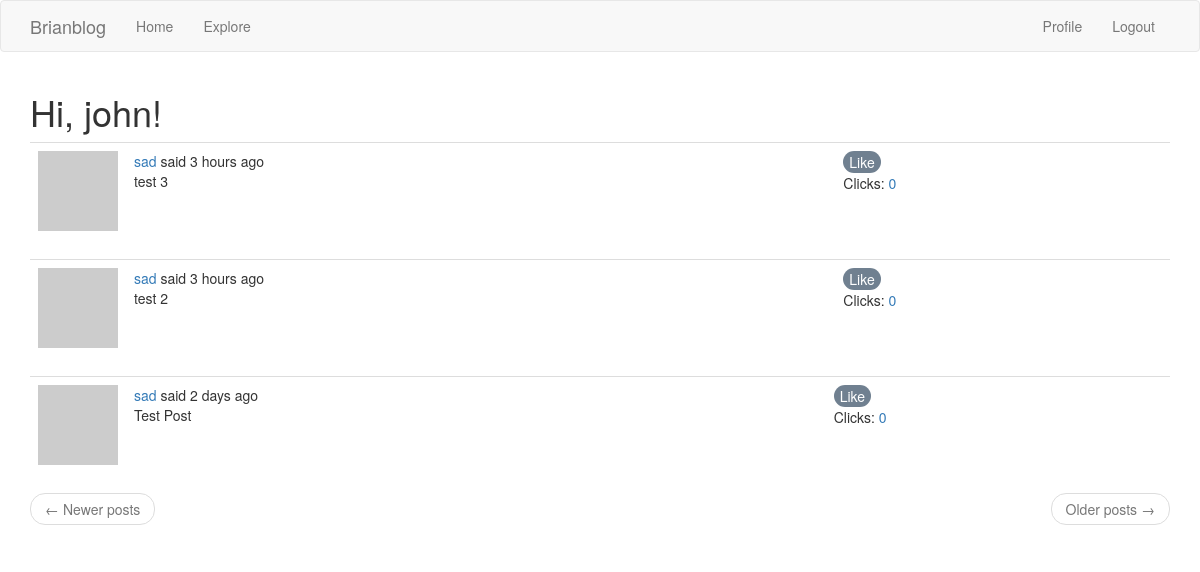
Page /explore (signed in) on the committed database.
### app/models.py (models this page shows, shortened)
class User(UserMixin, db.Model):
    id = db.Column(db.Integer, primary_key=True)
    username = db.Column(db.String(64), index=True, unique=True)
    email = db.Column(db.String(120), index=True, unique=True)
    password_hash = db.Column(db.String(128))
    posts = db.relationship('Post', backref='author', lazy='dynamic')
    about_me = db.Column(db.String(140))
    last_seen = db.Column(db.DateTime, default=datetime.utcnow)
    followed = db.relationship(
        'User', secondary=followers,
        primaryjoin=(followers.c.follower_id == id),
        secondaryjoin=(followers.c.followed_id == id),
        backref=db.backref('followers', lazy='dynamic'), lazy='dynamic')
    def avatar(self, size):
        digest = md5(self.email.lower().encode('utf-8')).hexdigest()
        return 'https://www.gravatar.com/avatar/{}?d=identicon&s={}'.format(
            digest, size)

class Post(db.Model):
    id = db.Column(db.Integer, primary_key=True)
    body = db.Column(db.String(140))
    timestamp = db.Column(db.DateTime, index=True, default=datetime.utcnow)
    user_id = db.Column(db.Integer, db.ForeignKey('user.id'))

### app/routes.py (the view)
@app.route('/explore')
@login_required
def explore():
    page = request.args.get('page', 1, type=int)
    posts = Post.query.order_by(Post.timestamp.desc()).paginate(
        page, app.config['POSTS_PER_PAGE'], False)
    next_url = url_for('explore', page=posts.next_num) \
        if posts.has_next else None
    prev_url = url_for('explore', page=posts.prev_num) \
        if posts.has_prev else None
    return render_template('index.html', title=_('Explore'),
                           posts=posts.items, next_url=next_url,
                           prev_url=prev_url)

### app/models.py (called while the page is built)
@login.user_loader
def load_user(id):
    return User.query.get(int(id))

### app/routes.py (called while the page is built)
@app.before_request
def before_request():
    if current_user.is_authenticated:
        current_user.last_seen = datetime.utcnow()
        db.session.commit()
    g.locale = str(get_locale())

### app/templates/index.html (shortened to what this page needs)
{% extends "base.html" %}
{% import 'bootstrap/wtf.html' as wtf %}
{% block app_content %}
    <h1>{{ _('Hi, %(username)s!', username=current_user.username) }}</h1>
    {% for post in posts %}
        {% include '_post.html' %}
    {% endfor %}
    <nav aria-label="...">
        <ul class="pager">
            <li class="previous{% if not prev_url %} disabled{% endif %}">
                <a href="{{ prev_url or '#' }}">
                    <span aria-hidden="true">&larr;</span> {{ _('Newer posts') }}
                </a>
            </li>
            <li class="next{% if not next_url %} disabled{% endif %}">
                <a href="{{ next_url or '#' }}">
                    {{ _('Older posts') }} <span aria-hidden="true">&rarr;</span>
                </a>
            </li>
        </ul>
    </nav>
{% endblock %}

### app/templates/_post.html (shortened to what this page needs)
<table class="table table-hover">
    <tr>
        <td width="70px">
            <a href="{{ url_for('user', username=post.author.username) }}">
                <img src="{{ post.author.avatar(70) }}" />
            </a>
        </td>
        <td>
            {{ _('%(username)s said %(when)s',
                username=user_link, when=moment(post.timestamp).fromNow()) }}
            <br>
            {{ post.body }}
        </td>
        <td>
            <button onClick="like()">Like</button>
            <p>Clicks: <a id="likes">0</a></p>
        </td>
    </tr>
</table>

### app/templates/_post.html (style rules this page uses)
button { background-color:slategray; color:white; border:none; border-radius:20px; }

### rows in the picture
Post: body "test 3"
Post: body "test 2"
Post: body "Test Post"
